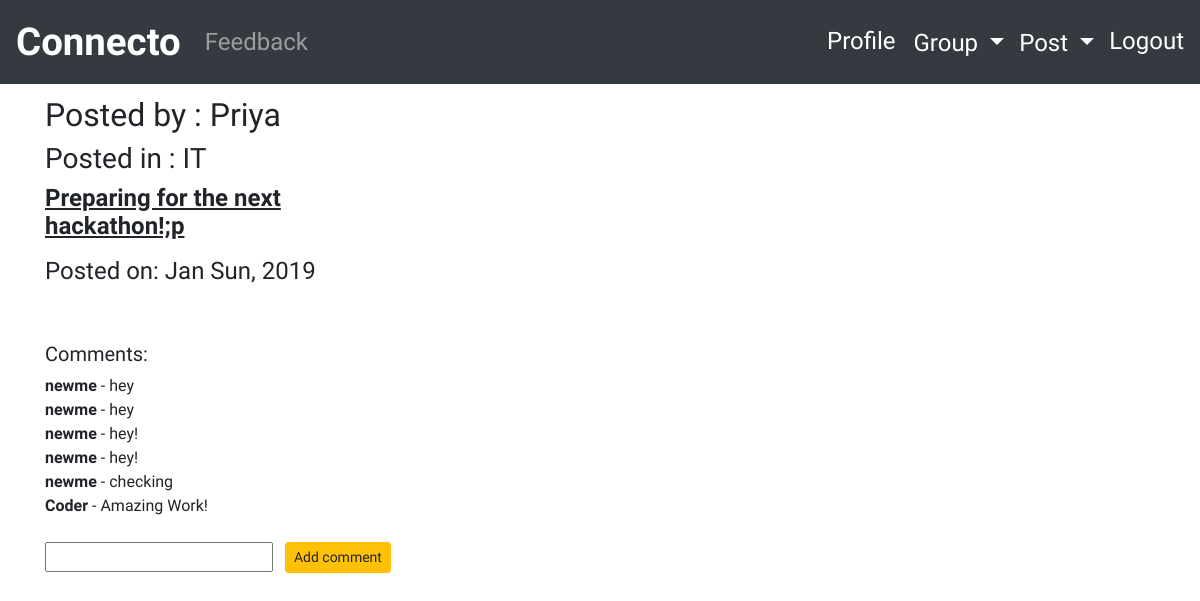
Before: /posts/by/Priya/15/ with the older database file.
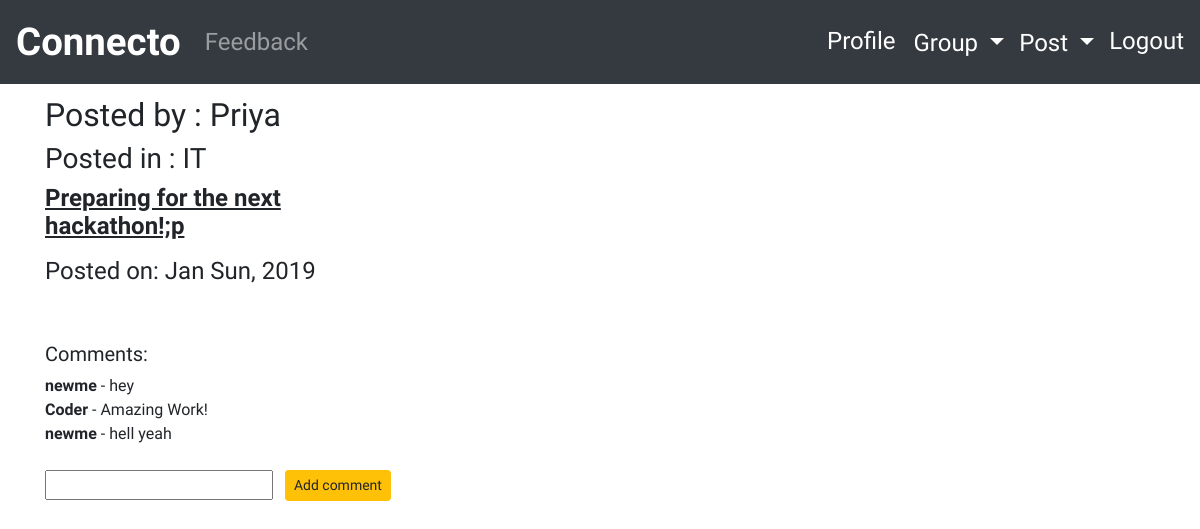
After: the same page with the newer database file.
### posts/models.py (models this page shows, shortened)
class Comment(models.Model):
    author=models.ForeignKey(User,on_delete=models.CASCADE)
    text=models.TextField()
    create_date=models.DateTimeField(auto_now=True)
    post=models.ForeignKey(Post,related_name="comments",on_delete=models.CASCADE)

### posts/views.py (the view)
# urls.py: re_path(r'by/(?P<username>[-\w]+)/(?P<pk>\d+)/$',PostDetail.as_view(),name='single'),
class PostDetail(SelectRelatedMixin,DetailView):
    model=Post
    select_related=('user','group')
    context_object_name='post'
    def get_queryset(self):
        queryset=super().get_queryset()
        return queryset.filter(user__username__iexact=self.kwargs.get('username'))
    def get_context_data(self, **kwargs):
        context = super().get_context_data(**kwargs)
        context['user'] = User
        return context

### posts/templates/posts/post_detail.html (shortened to what this page needs)
{% extends 'posts/post_base.html' %}
{% load crispy_forms_tags %}
{% block prepost %}
    <div class="col-md-4">
     <h2> Posted by : {{post.user.username }} </h3>
     {% if post.group %}
        <h3> Posted in : {{post.group.name}} </h3>
     {% endif %}
        <h4><b><u> {{post.message_html|safe}}</u></b></h3>
        <h4> Posted on: {{post.created_at|date:"M D, Y"}} </h4>
     <br>
     <br>
    <h5>Comments:</h5>
    {% if post.comments %}
        {% for comment in post.comments.all %}
            <b>{{comment.author}}</b>&nbsp-
            {{comment.text|safe}}
            <br>
        {% endfor %}
    {% else %}
        <p> No comments yet </p>
    {% endif %}
    <br>
{% endblock %}
{% if request.user.is_authenticated %}
{% block post_post %}
    <form method="POST" action="{% url 'posts:addcomment' username=post.user.username pk=post.pk%}">
        <input type="text" name="text">&nbsp;&nbsp;
        <input type="submit" class="btn btn-sm btn-warning" value="Add comment">
    </form>
{% endblock %}
{% endif %}

Changed rows visible on the page:
removed Comment: author "newme", text "hey"
removed Comment: author "newme", text "hey!"
removed Comment: author "newme", text "hey!"
removed Comment: author "newme", text "checking"
added Comment: author "newme", text "hell yeah"
